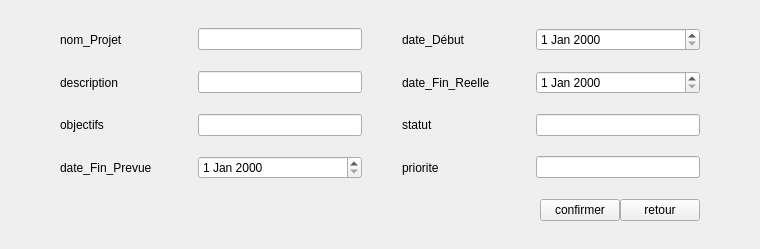
            <widget class="QWidget" name="page_proj_edit">
             <layout class="QGridLayout" name="gridLayoutProjEdit">
              <property name="leftMargin">
               <number>60</number>
              </property>
              <property name="topMargin">
               <number>28</number>
              </property>
              <property name="rightMargin">
               <number>60</number>
              </property>
              <property name="bottomMargin">
               <number>28</number>
              </property>
              <property name="horizontalSpacing">
               <number>40</number>
              </property>
              <property name="verticalSpacing">
               <number>20</number>
              </property>
              <item row="2" column="2">
               <widget class="QLabel" name="lblInventeursEditProj">
                <property name="text">
                 <string>statut  </string>
                </property>
               </widget>
              </item>
              <item row="0" column="1">
               <widget class="QLineEdit" name="lineTitreEditProj"/>
              </item>
              <item row="2" column="0">
               <widget class="QLabel" name="lblTypeBrevetEditProj">
                <property name="text">
                 <string>objectifs  </string>
                </property>
               </widget>
              </item>
              <item row="3" column="3">
               <widget class="QLineEdit" name="lineResumeEditProj"/>
              </item>
              <item row="1" column="0">
               <widget class="QLabel" name="lblDomaineEditProj">
                <property name="text">
                 <string>description  </string>
                </property>
               </widget>
              </item>
              <item row="3" column="2">
               <widget class="QLabel" name="lblResumeEditProj">
                <property name="text">
                 <string>priorite </string>
                </property>
               </widget>
              </item>
              <item row="5" column="0" colspan="4">
               <layout class="QHBoxLayout" name="hLayoutEditButtonsProj">
                <item>
                 <spacer name="spacerEditButtonsProj">
                  <property name="orientation">
                   <enum>Qt::Orientation::Horizontal</enum>
                  </property>
                  <property name="sizeHint" stdset="0">
                   <size>
                    <width>480</width>
                    <height>20</height>
                   </size>
                  </property>
                 </spacer>
                </item>
                <item>
                 <widget class="QPushButton" name="btnConfirmEditProj">
                  <property name="text">
                   <string>confirmer</string>
                  </property>
                 </widget>
                </item>
                <item>
                 <widget class="QPushButton" name="btnRetourEditProj">
                  <property name="text">
                   <string>retour</string>
                  </property>
                 </widget>
                </item>
               </layout>
              </item>
              <item row="2" column="3">
               <widget class="QLineEdit" name="lineInventeursEditProj"/>
              </item>
              <item row="0" column="2">
               <widget class="QLabel" name="lblDateDepotEditProj">
                <property name="text">
                 <string>date_Début    </string>
                </property>
               </widget>
              </item>
              <item row="0" column="0">
               <widget class="QLabel" name="lblTitreEditProj">
                <property name="text">
                 <string>nom_Projet </string>
                </property>
               </widget>
              </item>
              <item row="1" column="2">
               <widget class="QLabel" name="lblStatusBrevetEditProj">
                <property name="text">
                 <string>date_Fin_Reelle  </string>
                </property>
               </widget>
              </item>
              <item row="1" column="1">
               <widget class="QLineEdit" name="lineDomaineEditProj"/>
              </item>
              <item row="3" column="0">
               <widget class="QLabel" name="lblNumeroBrevetEditProj">
                <property name="text">
                 <string>date_Fin_Prevue  </string>
                </property>
               </widget>
              </item>
              <item row="1" column="3">
               <widget class="QDateEdit" name="dateEdit_4"/>
              </item>
              <item row="0" column="3">
               <widget class="QDateEdit" name="dateEdit_5"/>
              </item>
              <item row="2" column="1">
               <widget class="QLineEdit" name="lineEdit_2"/>
              </item>
              <item row="3" column="1">
               <widget class="QDateEdit" name="dateEdit_6"/>
              </item>
             </layout>
            </widget>
